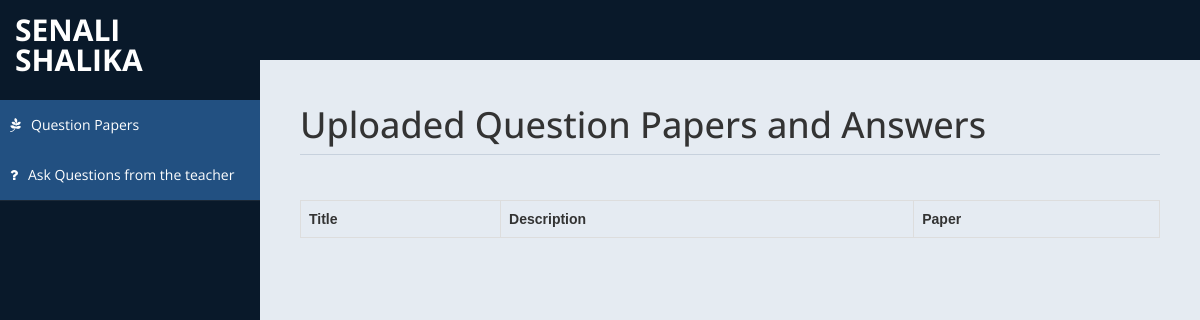
Page /student.php (signed in) on the earlier database version.
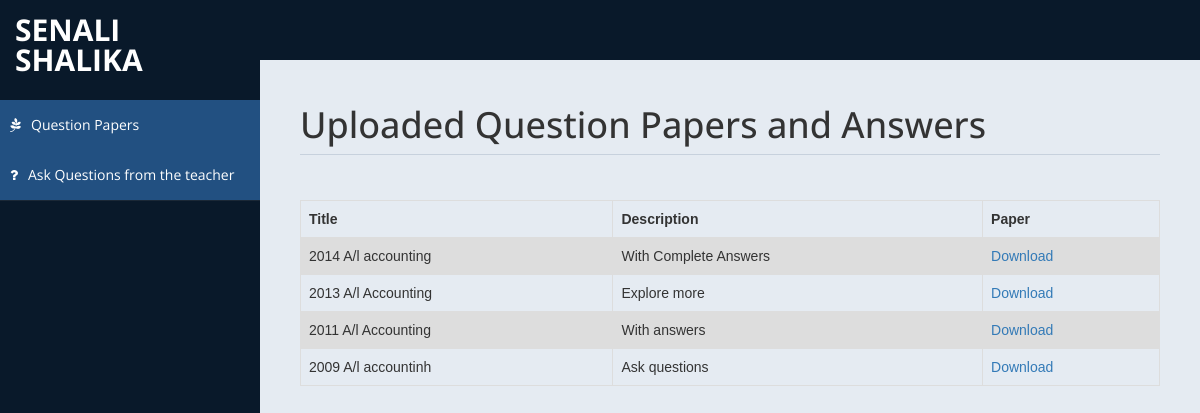
Same page on the later database version.
### tables this page shows
CREATE TABLE IF NOT EXISTS `papers` (
  `paper_id` int(11) NOT NULL AUTO_INCREMENT,
  `name` varchar(50) DEFAULT NULL,
  `url` varchar(100) DEFAULT NULL,
  `description` varchar(200) DEFAULT NULL,
  `status` varchar(50) DEFAULT NULL,
  `category` varchar(100) DEFAULT NULL,
  PRIMARY KEY (`paper_id`)
);

### student.php (the view, shortened to what this page needs)
<?php
require_once 'db/dbConnection.php';
$sql = "SELECT * FROM users WHERE id='" . $_SESSION['id'] . "';";
$result = $conn->query($sql);
if ($result->num_rows > 0) {
    while ($row = $result->fetch_assoc()) {
        $name = $row["name"];
        $examination = $row["examination"];
    }
}
?>
<!DOCTYPE html>
<html xmlns="http://www.w3.org/1999/xhtml">
<head>
    <link href="assets/css/bootstrap.css" rel="stylesheet" />
    <link href="assets/css/font-awesome.css" rel="stylesheet" />
    <link href="assets/css/custom-styles.css" rel="stylesheet" />
</head>
<body>
    <div id="wrapper">
        <nav class="navbar navbar-default top-navbar" role="navigation">
            <div class="navbar-header">
                <a class="navbar-brand" href="logout.php"><?php echo "$name";?></a>
            </div>
        </nav>
        <nav class="navbar-default navbar-side" role="navigation">
            <div class="sidebar-collapse">
                <ul class="nav" id="main-menu">
                    <br><br>
                    <li>
                      <a href="student.php" class="active-menu"><i class="fa fa-pagelines"></i>Question Papers</a>
                      <a href="question.php" class="active-menu"><i class="fa fa-question"></i>Ask Questions from the teacher</a>
                    </li>
                </ul>
            </div>
        </nav>
        <div id="page-wrapper" >
            <div id="page-inner">
		<div class="row">
                    <div class="col-md-12">
                        <h1 class="page-header">
                            Uploaded Question Papers and Answers
                        </h1>
                    </div>
                </div>
                <div class="row">
                    <div class="col-md-12">
                        <table>
                            <tr>
                            <th>Title</th>
                            <th>Description</th>
                            <th>Paper</th>
                            </tr>
                            <?php
                                require_once 'db/dbConnection.php';
                                $sql = "SELECT * FROM papers WHERE category='" . $examination . "';";
                                $result = $conn->query($sql);
                                if ($result->num_rows > 0) {
                                    while ($row = $result->fetch_assoc()) {
                                       echo'<tr>';
                                            echo'<td>' . $row["name"] . '</td>';
                                            echo'<td>' . $row["description"] . '</td>';
                                            echo'<td><a href="uploads/papers/'.$row["url"].'">Download</a></td>';
                                    }
                                }
                            ?>
                            </tr>
                        </table>
                    </div>
                </div>
            </div>
        </div>
    </div>
</body>
</html>

Differences in the rows shown:
now on this page (row edited): papers: name "2014 A/l accounting", description "With Complete Answers"
now on this page (row edited): papers: name "2013 A/l Accounting", description "Explore more"
added papers: name "2011 A/l Accounting", description "With answers"
added papers: name "2009 A/l accountinh", description "Ask questions"
